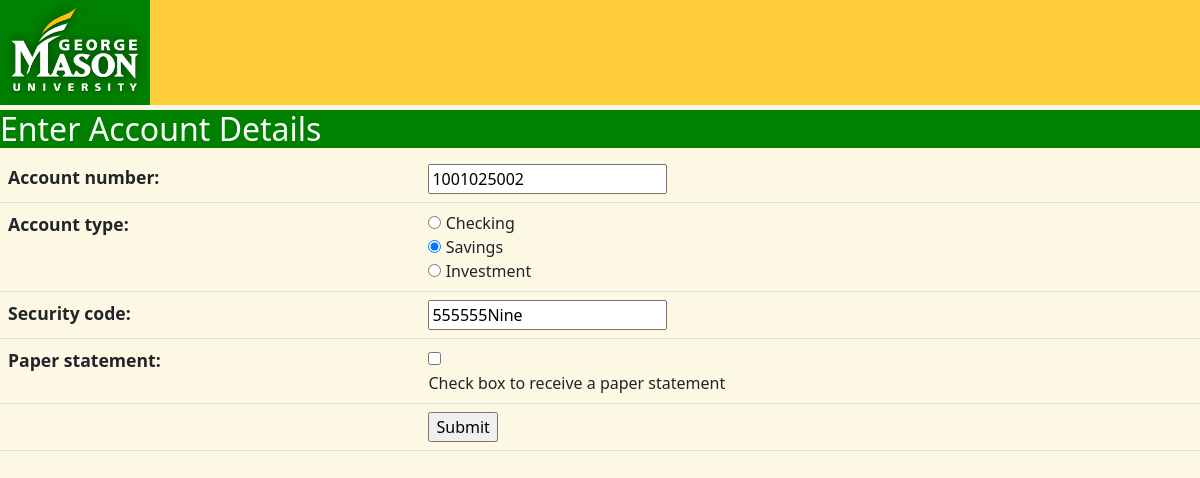
Page /midterm/edit_account/2 on the committed database.
### MidtermApp/models.py (models this page shows, shortened)
class Account(models.Model):
    text_agree = 'Unless otherwise defined in this Agreement or the context requires otherwise, words and expressions used in this Agreement have the meanings and instructions ascribed to them in the Master Definitions Schedule set out in Schedule 1 of the draft Incorporated Terms Memorandum which will be executed and dated on or about the date of this Agreement and signed for the purpose of identification by the parties to this Agreement and others (as the same may be amended, varied and supplemented from time to time with the consent of the parties to this Agreement, the “Incorporated Terms Memorandum”). This Agreement shall be construed in accordance with the principles of construction and interpretation set out in such Master Definitions Schedule.'
    account_number = models.CharField(max_length=25, null=False)
    acc_type = (('Checking', 'Checking'), ('Savings', 'Savings'), ('Investment', 'Investment'))
    account_type = models.CharField(max_length=15, choices=acc_type, default='Checking')
    balance = models.DecimalField(null=False, default=1000.0, max_digits=12, decimal_places=2)
    security_code = models.CharField(max_length=50, null=False)
    paper_statement = models.BooleanField(default=False, help_text="Check box to receive a paper statement ")
    agreement = models.TextField(default=text_agree)
    agree = models.BooleanField()
    customer = models.ForeignKey(Customer, on_delete=models.CASCADE, related_name='account')
    class Meta:
        ordering = ['account_number']

### MidtermApp/views.py (the view, shortened to what this page needs)
# urls.py: path('edit_account/<int:id>', views.EditAccountView.as_view(), name='edit_account'),
class EditAccountView(UpdateView):
    template_name = 'create_account.html'
    form_class = EditAccountModelForm
    model = Account
    pk_url_kwarg = 'id'
    def get_initial(self, *args, **kwargs):
        initial = super(EditAccountView, self).get_initial(**kwargs)
        return initial
    def get_form_kwargs(self, *args, **kwargs):
        kwargs = super(EditAccountView, self).get_form_kwargs(*args, **kwargs)
        return kwargs

### MidtermApp/all_forms.py
class EditAccountModelForm(forms.ModelForm):
    class Meta:
        model = Account
        exclude = {'customer', 'balance', 'agreement', 'agree', }
        labels = '__all__'
        acc_type = (('Checking', 'Checking'), ('Savings', 'Savings'), ('Investment', 'Investment'))
        widgets = {
            "balance": forms.IntegerField(disabled=True),
            "account_type": forms.RadioSelect(choices=acc_type)
        }

### templates/create_account.html (shortened to what this page needs)
{% load static %}
{% load widget_tweaks %}
<!DOCTYPE html>
<html lang="en">
    <head>
        <link rel="stylesheet" type="text/css" href=" {% static 'css/bootstrap.min.css' %} ">
        <link rel="stylesheet" type="text/css" href=" {% static 'css/custom.css' %} ">
    </head>
    <body>
        <div class="header"><a href="{%url 'home' %}"><img src="{% static "images/mason-logo.png" %}" alt="logo"></a></div>
        {% block title%}<h4>Enter Account Details </h4>{% endblock title %}
        {% block content %}
            <form action="" method="post">
                <table class="table">
                    {{ form.as_table }}
                    <tr>
                        <td>&nbsp;</td>
                        <td><input type="submit" value="Submit"></td>
                    </tr>
                </table>
            </form>
        {% endblock content %}
    </body>
</html>

### static/css/custom.css (style rules this page uses)
body { background-color: #fcf8e3; }
img { background: green; width: 150px; }
h4 { margin-top: 5px; background: green; font-size: 2em; color: white; }
.header { background: #ffcd39; }
th { font-size: 1.1em; }

### rows in the picture
Account: account_number "1001025002", account_type "☐ Checking ☑ Savings ☐ Investment", security_code "555555Nine"
